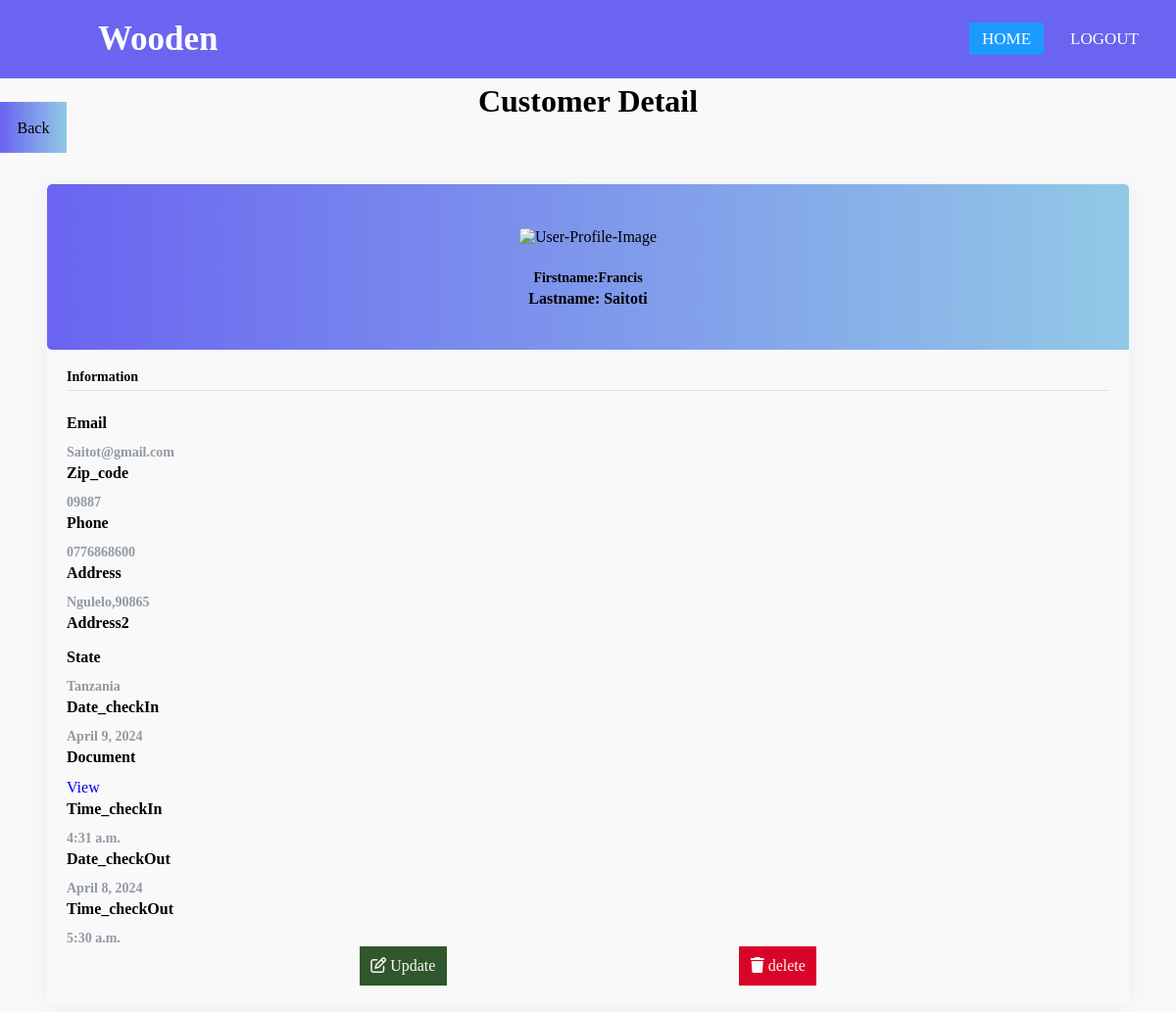
The page /reservations/21/ (signed in) on the database as committed earlier.
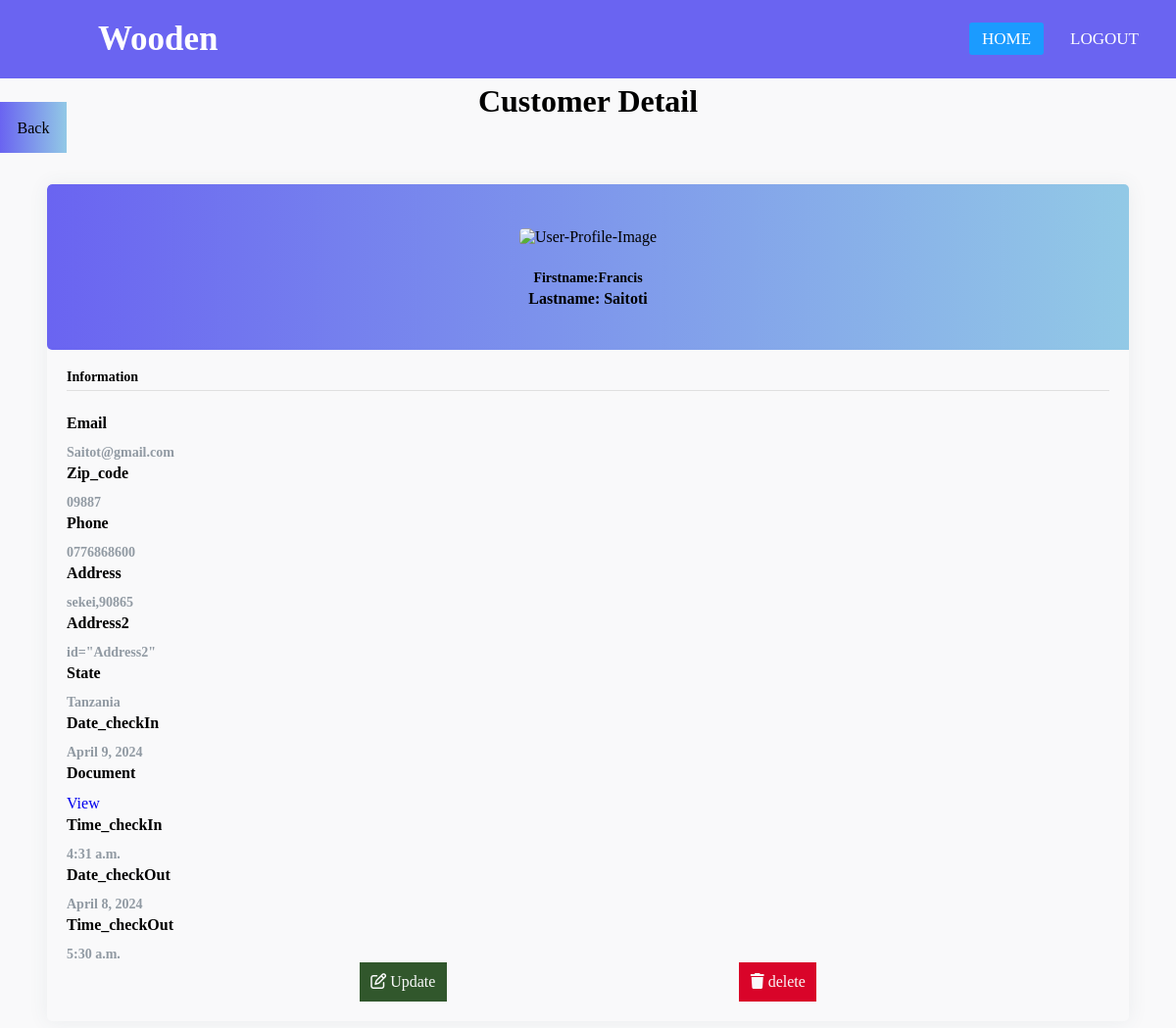
The same page on the database as committed later.
### reservationapp/models.py (models this page shows, shortened)
class Reservation(models.Model):
    Firstname=models.CharField(max_length=80,blank=False,null=False)
    Lastname=models.CharField(max_length=80,blank=False,null=False)
    Email=models.EmailField(blank=False,null=False)
    Phone=models.CharField(max_length=80,blank=False,null=False)
    Address=models.CharField(max_length=80,blank=False,null=False)
    Address2=models.CharField(max_length=80,blank=True,null=True)
    Zip_code=models.CharField(max_length=6,blank=False,null=False)
    State=models.CharField(max_length=80,blank=False,null=False)
    Image=models.FileField(upload_to="media",blank=False,null=False)
    Date_checkIn=models.DateField(blank=False,null=False)
    Time_checkIn=models.TimeField(blank=False,null=False)
    Date_checkOut=models.DateField(blank=False,null=False)
    Time_checkOut=models.TimeField(blank=False,null=False)

### reservationapp/views.py (the view)
# urls.py: path('reservations/<int:pk>/', reservation_detail, name='reservation_detail'),
def reservation_detail(request, pk):
    reservation = get_object_or_404(Reservation, pk=pk)
    if request.user.is_authenticated:
        context = {
            'reservation': reservation,
        }
        return render(request, 'reservationDetail.html', context)
    else:
        return redirect("login")

### templates/reservationDetail.html (shortened to what the changed rows need)
<!DOCTYPE html>
{% load static %}
<html lang="en">
<head>
    <link rel="stylesheet" href="{% static 'detail.css' %}">
    <link rel="stylesheet" href="https://cdnjs.cloudflare.com/ajax/libs/font-awesome/6.5.1/css/all.min.css" />
</head>
<body>
    {% if user.is_authenticated %}
    {% include "navbar.html" %}
    <h1 class="text-center mt-3">Customer  Detail </h1>
    <a type="button"  href="{% url 'viewlist' %}" class="btn m-5  btn-primary">Back</a>
    <div class="page-content page-container" id="page-content">
      <div class="padding">
          <div class="row container d-flex justify-content-center">
  <div class="col-xl-6 col-md-12">
                                                  <div class="card user-card-full">
                                                      <div class="row m-l-0 m-r-0">
                                                          <div class="col-sm-4 bg-c-lite-green user-profile">
                                                              <div class="card-block text-center text-white">
                                                                  <div class="m-b-25">
                                                                      <img src="https://img.icons8.com/bubbles/100/000000/user.png" class="img-radius" alt="User-Profile-Image">
                                                                  </div>
                                                                  <h6 class="f-w-600"><b>Firstname:</b>{{ reservation.Firstname }}</h6>
                                                                  <p class="f-w-600"><b>Lastname:</b> {{ reservation.Lastname }}</p>
                                                              </div>
                                                          </div>
                                                          <div class="col-sm-8">
                                                              <div class="card-block">
                                                                  <h6 class="m-b-20 p-b-5 b-b-default f-w-600">Information</h6>
                                                                  <div class="row">
                                                                      <div class="col-sm-6">
                                                                          <p class="m-b-10 f-w-600">Email</p>
                                                                          <h6 class="text-muted f-w-400">{{ reservation.Email }}</h6>
                                                                      </div>
                                                                      <div class="col-sm-6">
                                                                        <p class="m-b-10 f-w-600">Zip_code</p>
                                                                        <h6 class="text-muted f-w-400"> {{ reservation.Zip_code }}</h6>
                                                                    </div>
                                                                      <div class="col-sm-6">
                                                                          <p class="m-b-10 f-w-600">Phone</p>
                                                                          <h6 class="text-muted f-w-400">{{ reservation.Phone }}</h6>
                                                                      </div>
                                                                      <div class="col-sm-6">
                                                                        <p class="m-b-10 f-w-600">Address</p>
                                                                        <h6 class="text-muted f-w-400">{{ reservation.Address }}</h6>
                                                                    </div>
                                                                    <div class="col-sm-6">
                                                                      <p class="m-b-10 f-w-600">Address2</p>
                                                                      <h6 class="text-muted f-w-400">{{ reservation.Address2 }}</h6>
                                                                  </div>
                                                                  <div class="col-sm-6">
                                                                    <p class="m-b-10 f-w-600">State</p>
                                                                    <h6 class="text-muted f-w-400">{{ reservation.State }}</h6>
                                                                </div>
                                                                <div class="col-sm-6">
                                                                  <p class="m-b-10 f-w-600">Date_checkIn</p>
                                                                  <h6 class="text-muted f-w-400">{{ reservation.Date_checkIn }}</h6>
                                                              </div>
                                                              <div class="col-sm-6">
                                                                <p class="m-b-10 f-w-600">Document</p>
                                                                <a href={{ reservation.Image.url }}>View</a>
                                                            </div>
                                                              <div class="col-sm-6">
                                                                <p class="m-b-10 f-w-600">Time_checkIn</p>
                                                                <h6 class="text-muted f-w-400">{{ reservation.Time_checkIn }}</h6>
                                                            </div>
                                                            <div class="col-sm-6">
                                                              <p class="m-b-10 f-w-600">Date_checkOut</p>
                                                              <h6 class="text-muted f-w-400">{{ reservation.Date_checkOut }}</h6>
                                                          </div>
                                                          <div class="col-sm-6">
                                                            <p class="m-b-10 f-w-600">Time_checkOut</p>
                                                            <h6 class="text-muted f-w-400">{{ reservation.Time_checkOut }}</h6>
                                                        </div>
                                                          <div class="btn-updelcontainer">
                                                            <a type="button"  href="{% url 'update_reservation' reservation.id %}" class="btn-Update"><i class="fa-regular fa-pen-to-square"></i> Update</a>
                                                            <a type="button"  href="{% url 'delete_reservation' reservation.id %}" class="btn m-5  btn-delete"><i class="fa-solid fa-trash"></i> delete</a></div>
                                                                  </div>
                                                              </div>
                                                          </div>
                                                      </div>
                                                  </div>
                                              </div>
                                               </div>
                                                  </div>
                                              </div>
    {% else %}
    <p>Please log in to access this page.</p>
    {% endif %}
</body>
</html>

Rows that differ between the two databases and show on the page:
changed Reservation "Saitoti": Address "Ngulelo,90865" → "sekei,90865"; Address2 (not shown) → "id=\"Address2\""
